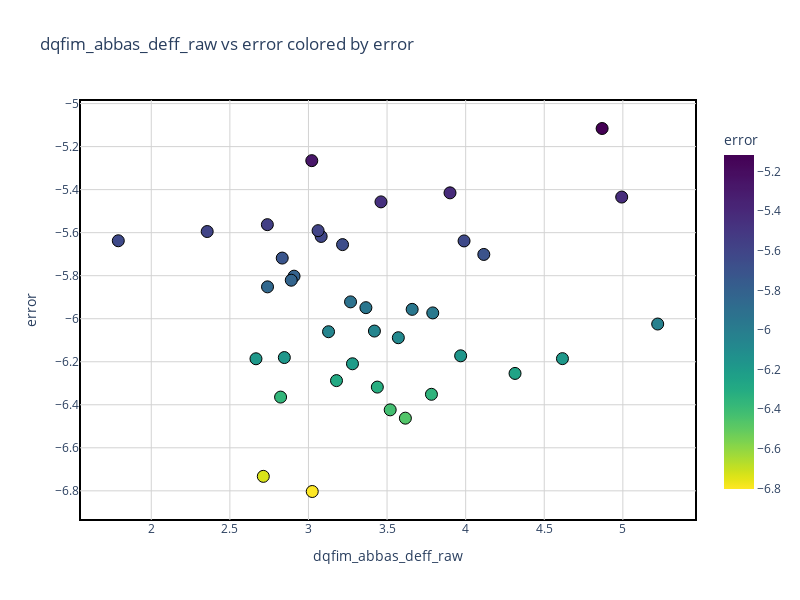
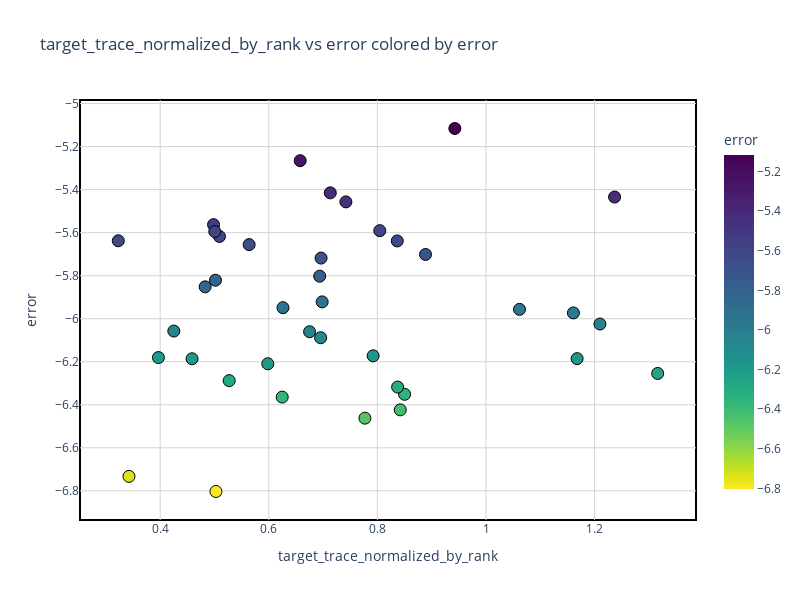

The cell these charts' notebook holds for them, in order:
### Code cell
def plot_metric_vs_error_plotly(
    df,
    qfim_type,
    x_metric,
    error_col="error",
    title=None,
    add_trendline=False,
    n_colors=100,
    width=800,
    height=600
):
    """
    Plot a scatter of one QFIM metric vs. error, with the points colored by the same error.
    This is useful to visualize how error changes with the metric, and the color scale 
    helps distinguish overlapping points.

    Parameters
    ----------
    df : pd.DataFrame
        DataFrame with columns for the QFIM metrics and an error column.
    qfim_type : str
        The QFIM type (e.g. "GHZ", "basis", "dqfim", "target").
        If None, x_metric is assumed to be a direct column name in df.
    x_metric : str
        The base name of the metric for the x-axis (without prefix if qfim_type is None).
    error_col : str, default "error"
        The column name for the error values (y-axis and color).
    title : str, optional
        Plot title. If None, a default is generated.
    add_trendline : bool, optional
        If True, add an OLS trendline across all points.
    n_colors : int, optional
        Number of color steps in the custom colormap.
    width, height : int
        Plot width and height in pixels.

    Returns
    -------
    fig : plotly.graph_objects.Figure
        A scatter plot with a bounding box, black marker borders, 
        and a color bar for the error values.
    """
    import plotly.express as px
    import numpy as np
    import seaborn as sns
    import matplotlib.colors as mcolors
    from matplotlib.colors import LinearSegmentedColormap

    # 1) Construct x_col
    if qfim_type is not None:
        x_col = f"{qfim_type}_{x_metric}"
    else:
        x_col = x_metric

    # Check columns
    for col in [x_col, error_col]:
        if col not in df.columns:
            raise ValueError(f"Column '{col}' not found in the DataFrame.")

    # 2) Build a custom color scale from the error range
    data_min = df[error_col].min()
    data_max = df[error_col].max()
    if np.isclose(data_min, data_max):
        data_max = data_min + 1e-12

    values = np.linspace(data_min, data_max, n_colors) ** 4
    base_colormap = plt.cm.viridis
    # base_colormap = sns.color_palette("Spectral", as_cmap=True).reversed()
    # base_colormap = sns.color_palette("YlGn", as_cmap=True).reversed()
    colors_rgba = base_colormap((values - values.min()) / (values.max() - values.min()))
    # 'YlGn'
    custom_cmap = LinearSegmentedColormap.from_list('vibrant', colors_rgba, N=n_colors)
    plotly_color_scale = [mcolors.to_hex(custom_cmap(i)) for i in np.linspace(0, 1, n_colors)]

    # 3) Trend line options
    trendline_option = "ols" if add_trendline else None

    # 4) Create the scatter plot
    fig = px.scatter(
        df,
        x=x_col,
        y=error_col,
        color=error_col,
        color_continuous_scale=plotly_color_scale,
        title=title if title else f"{x_col} vs {error_col} colored by {error_col}",
        hover_data=["test_key"],
        template="plotly_white",
        trendline=trendline_option,
        trendline_scope="overall",
        trendline_color_override="red",
        width=width,
        height=height
    )

    # 5) Marker styling
    fig.update_traces(
        marker=dict(
            size=12,
            line=dict(width=1, color="black"),
            symbol="circle"
        )
    )

    # 6) Adjust color bar and bounding box
    fig.update_layout(
        coloraxis_colorbar=dict(
            title=error_col,
            len=0.9,
            thickness=30,
            y=0.5,
            yanchor="middle",
            x=1.03
        ),
        shapes=[
            dict(
                type="rect",
                xref="paper", yref="paper",
                x0=0, y0=0, x1=1, y1=1,
                line=dict(color="black", width=2),
                layer="below"
            )
        ]
    )
    fig.update_xaxes(
    showgrid=True, 
    gridwidth=1, 
    gridcolor="lightgray"   # or another color
)
    fig.update_yaxes(
        showgrid=True, 
        gridwidth=1, 
        gridcolor="lightgray"
    )

    return fig

fig =plot_metric_vs_error_plotly(df_agg_by_test_key, qfim_type=None, x_metric="dqfim_abbas_deff_raw")
fig.show()
fig =plot_metric_vs_error_plotly(df_agg_by_test_key, qfim_type=None, x_metric="target_trace_normalized_by_rank")
fig.show()

### Figure 1 — Plotly figure (JSON) as saved in the notebook; plotly's stock layout.template omitted (floating-point values rounded to 4 significant figures; data arrays with more than 128 entries replaced by an {"elided": "..."} marker saying what was removed)
{"data": [{"customdata": [["test0"], ["test1"], ["test104"], ["test110"], ["test12"], ["test122"], ["test124"], ["test128"], ["test129"], ["test139"], ["test146"], ["test170"], ["test175"], ["test176"], ["test18"], ["test197"], ["test200"], ["test235"], ["test252"], ["test255"], ["test261"], ["test262"], ["test270"], ["test275"], ["test276"], ["test277"], ["test288"], ["test298"], ["test300"], ["test319"], ["test322"], ["test325"], ["test352"], ["test375"], ["test398"], ["test399"], ["test6"], ["test7"], ["test79"]], "hovertemplate": "dqfim_abbas_deff_raw=%{x}<br>error=%{marker.color}<br>test_key=%{customdata[0]}<extra></extra>", "legendgroup": "", "marker": {"color": [-6.351, -6.088, -6.254, -5.638, -5.563, -6.318, -5.957, -5.618, -6.18, -5.265, -6.803, -5.116, -5.949, -6.209, -6.733, -5.718, -5.595, -6.424, -6.462, -6.172, -5.802, -6.185, -5.973, -5.591, -5.922, -5.701, -5.821, -5.852, -6.186, -6.364, -5.434, -6.057, -5.457, -5.638, -5.656, -5.415, -6.06, -6.288, -6.025], "coloraxis": "coloraxis", "line": {"color": "black", "width": 1}, "size": 12, "symbol": "circle"}, "mode": "markers", "name": "", "orientation": "v", "showlegend": false, "type": "scatter", "x": [3.782, 3.572, 4.314, 3.99, 2.739, 3.438, 3.66, 3.081, 2.847, 3.021, 3.024, 4.868, 3.365, 3.28, 2.713, 2.833, 2.356, 3.52, 3.617, 3.968, 2.908, 4.616, 3.791, 3.061, 3.268, 4.115, 2.891, 2.74, 2.666, 2.823, 4.993, 3.42, 3.461, 1.79, 3.217, 3.9, 3.128, 3.178, 5.222], "xaxis": "x", "y": [-6.351, -6.088, -6.254, -5.638, -5.563, -6.318, -5.957, -5.618, -6.18, -5.265, -6.803, -5.116, -5.949, -6.209, -6.733, -5.718, -5.595, -6.424, -6.462, -6.172, -5.802, -6.185, -5.973, -5.591, -5.922, -5.701, -5.821, -5.852, -6.186, -6.364, -5.434, -6.057, -5.457, -5.638, -5.656, -5.415, -6.06, -6.288, -6.025], "yaxis": "y"}], "layout": {"coloraxis": {"colorbar": {"len": 0.9, "thickness": 30, "title": {"text": "error"}, "x": 1.03, "y": 0.5, "yanchor": "middle"}, "colorscale": {"elided": "100x2 mixed values"}}, "height": 600, "legend": {"tracegroupgap": 0}, "shapes": [{"layer": "below", "line": {"color": "black", "width": 2}, "type": "rect", "x0": 0, "x1": 1, "xref": "paper", "y0": 0, "y1": 1, "yref": "paper"}], "title": {"text": "dqfim_abbas_deff_raw vs error colored by error"}, "width": 800, "xaxis": {"anchor": "y", "domain": [0, 1], "gridcolor": "lightgray", "gridwidth": 1, "showgrid": true, "title": {"text": "dqfim_abbas_deff_raw"}}, "yaxis": {"anchor": "x", "domain": [0, 1], "gridcolor": "lightgray", "gridwidth": 1, "showgrid": true, "title": {"text": "error"}}}}

### Figure 2 — Plotly figure (JSON) as saved in the notebook; plotly's stock layout.template omitted (floating-point values rounded to 4 significant figures; data arrays with more than 128 entries replaced by an {"elided": "..."} marker saying what was removed)
{"data": [{"customdata": [["test0"], ["test1"], ["test104"], ["test110"], ["test12"], ["test122"], ["test124"], ["test128"], ["test129"], ["test139"], ["test146"], ["test170"], ["test175"], ["test176"], ["test18"], ["test197"], ["test200"], ["test235"], ["test252"], ["test255"], ["test261"], ["test262"], ["test270"], ["test275"], ["test276"], ["test277"], ["test288"], ["test298"], ["test300"], ["test319"], ["test322"], ["test325"], ["test352"], ["test375"], ["test398"], ["test399"], ["test6"], ["test7"], ["test79"]], "hovertemplate": "target_trace_normalized_by_rank=%{x}<br>error=%{marker.color}<br>test_key=%{customdata[0]}<extra></extra>", "legendgroup": "", "marker": {"color": [-6.351, -6.088, -6.254, -5.638, -5.563, -6.318, -5.957, -5.618, -6.18, -5.265, -6.803, -5.116, -5.949, -6.209, -6.733, -5.718, -5.595, -6.424, -6.462, -6.172, -5.802, -6.185, -5.973, -5.591, -5.922, -5.701, -5.821, -5.852, -6.186, -6.364, -5.434, -6.057, -5.457, -5.638, -5.656, -5.415, -6.06, -6.288, -6.025], "coloraxis": "coloraxis", "line": {"color": "black", "width": 1}, "size": 12, "symbol": "circle"}, "mode": "markers", "name": "", "orientation": "v", "showlegend": false, "type": "scatter", "x": [0.8501, 0.6954, 1.316, 0.8365, 0.4983, 0.8373, 1.062, 0.5091, 0.3968, 0.6578, 0.5027, 0.9426, 0.6261, 0.5982, 0.3425, 0.6962, 0.5005, 0.8421, 0.777, 0.7922, 0.6937, 1.168, 1.161, 0.8044, 0.6983, 0.8886, 0.5018, 0.4828, 0.4587, 0.6247, 1.237, 0.4251, 0.742, 0.3229, 0.5638, 0.7132, 0.6751, 0.527, 1.21], "xaxis": "x", "y": [-6.351, -6.088, -6.254, -5.638, -5.563, -6.318, -5.957, -5.618, -6.18, -5.265, -6.803, -5.116, -5.949, -6.209, -6.733, -5.718, -5.595, -6.424, -6.462, -6.172, -5.802, -6.185, -5.973, -5.591, -5.922, -5.701, -5.821, -5.852, -6.186, -6.364, -5.434, -6.057, -5.457, -5.638, -5.656, -5.415, -6.06, -6.288, -6.025], "yaxis": "y"}], "layout": {"coloraxis": {"colorbar": {"len": 0.9, "thickness": 30, "title": {"text": "error"}, "x": 1.03, "y": 0.5, "yanchor": "middle"}, "colorscale": {"elided": "100x2 mixed values"}}, "height": 600, "legend": {"tracegroupgap": 0}, "shapes": [{"layer": "below", "line": {"color": "black", "width": 2}, "type": "rect", "x0": 0, "x1": 1, "xref": "paper", "y0": 0, "y1": 1, "yref": "paper"}], "title": {"text": "target_trace_normalized_by_rank vs error colored by error"}, "width": 800, "xaxis": {"anchor": "y", "domain": [0, 1], "gridcolor": "lightgray", "gridwidth": 1, "showgrid": true, "title": {"text": "target_trace_normalized_by_rank"}}, "yaxis": {"anchor": "x", "domain": [0, 1], "gridcolor": "lightgray", "gridwidth": 1, "showgrid": true, "title": {"text": "error"}}}}
